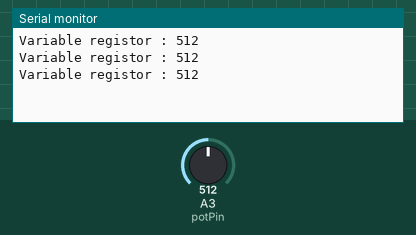
Bench run of a sketch on a simulated Arduino Uno, built with avr-gcc and run on an emulated ATmega328P. Parts: the last lines printed to the serial monitor. The inputs (shaded band) are chosen by the test bench; at power-on: A3 (potPin) = 512.

Above: at 1.3 s.
1.4 s: A3 (potPin) set to 716
At 1.9 s:
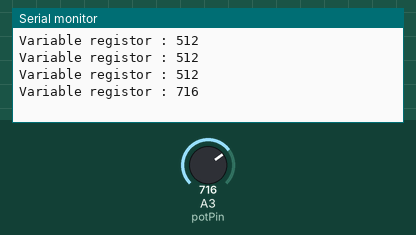
2.9 s: A3 (potPin) set to 900
At 3.4 s:
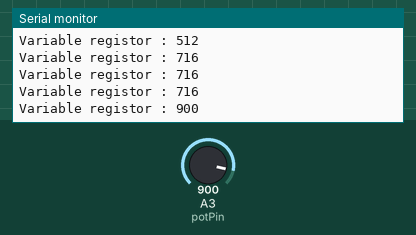
Timing chart, 0 to 5.9 s (numbered marks = the images above; inputs shaded):
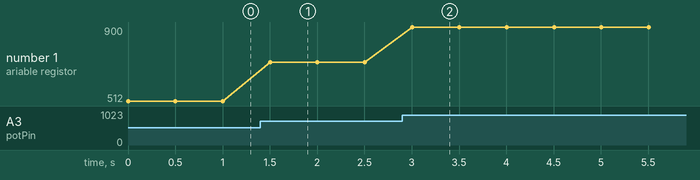

The sketch:

20190520_1_.ino
```cpp
int potPin = A3;

void setup() {
  Serial.begin(9600);

}

void loop() {
  int reading = analogRead(potPin);
  Serial.print("Variable registor : ");
  Serial.println(reading);
  delay(500);

}
```

Measured:
- after the input at 1.4 s, the serial monitor: prints a new line after 0.10 s (image 1)
- after the input at 2.9 s, the serial monitor: prints a new line after 0.10 s (image 2)
- plotted number 1: 512 → 716 after the input at 1.4 s, 716 → 900 after the input at 2.9 s
